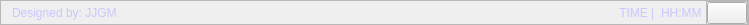
             <widget class="QFrame" name="frame_credits">
              <property name="minimumSize">
               <size>
                <width>0</width>
                <height>25</height>
               </size>
              </property>
              <property name="maximumSize">
               <size>
                <width>16777215</width>
                <height>25</height>
               </size>
              </property>
              <property name="frameShape">
               <enum>QFrame::StyledPanel</enum>
              </property>
              <property name="frameShadow">
               <enum>QFrame::Raised</enum>
              </property>
              <layout class="QHBoxLayout" name="horizontalLayout_9">
               <property name="spacing">
                <number>0</number>
               </property>
               <property name="topMargin">
                <number>0</number>
               </property>
               <property name="rightMargin">
                <number>0</number>
               </property>
               <property name="bottomMargin">
                <number>0</number>
               </property>
               <item>
                <widget class="QLabel" name="label_autor">
                 <property name="minimumSize">
                  <size>
                   <width>120</width>
                   <height>0</height>
                  </size>
                 </property>
                 <property name="styleSheet">
                  <string notr="true">color: rgb(200, 200, 255);</string>
                 </property>
                 <property name="text">
                  <string>Designed by: JJGM</string>
                 </property>
                </widget>
               </item>
               <item>
                <spacer name="horizontalSpacer_2">
                 <property name="orientation">
                  <enum>Qt::Horizontal</enum>
                 </property>
                 <property name="sizeHint" stdset="0">
                  <size>
                   <width>486</width>
                   <height>20</height>
                  </size>
                 </property>
                </spacer>
               </item>
               <item>
                <widget class="QLabel" name="label_time">
                 <property name="minimumSize">
                  <size>
                   <width>60</width>
                   <height>0</height>
                  </size>
                 </property>
                 <property name="styleSheet">
                  <string notr="true">color: rgb(200, 200, 255);</string>
                 </property>
                 <property name="text">
                  <string>TIME |  </string>
                 </property>
                 <property name="alignment">
                  <set>Qt::AlignRight|Qt::AlignTrailing|Qt::AlignVCenter</set>
                 </property>
                </widget>
               </item>
               <item>
                <widget class="QLabel" name="label_hora">
                 <property name="minimumSize">
                  <size>
                   <width>45</width>
                   <height>0</height>
                  </size>
                 </property>
                 <property name="styleSheet">
                  <string notr="true">color: rgb(200, 200, 255);</string>
                 </property>
                 <property name="text">
                  <string>HH:MM</string>
                 </property>
                </widget>
               </item>
               <item alignment="Qt::AlignRight|Qt::AlignBottom">
                <widget class="QFrame" name="frame_grip">
                 <property name="minimumSize">
                  <size>
                   <width>25</width>
                   <height>25</height>
                  </size>
                 </property>
                 <property name="maximumSize">
                  <size>
                   <width>25</width>
                   <height>25</height>
                  </size>
                 </property>
                 <property name="styleSheet">
                  <string notr="true"/>
                 </property>
                 <property name="frameShape">
                  <enum>QFrame::StyledPanel</enum>
                 </property>
                 <property name="frameShadow">
                  <enum>QFrame::Raised</enum>
                 </property>
                 <layout class="QHBoxLayout" name="horizontalLayout_10">
                  <property name="spacing">
                   <number>0</number>
                  </property>
                  <property name="sizeConstraint">
                   <enum>QLayout::SetFixedSize</enum>
                  </property>
                  <property name="leftMargin">
                   <number>0</number>
                  </property>
                  <property name="topMargin">
                   <number>0</number>
                  </property>
                  <property name="rightMargin">
                   <number>0</number>
                  </property>
                  <property name="bottomMargin">
                   <number>0</number>
                  </property>
                  <item>
                   <widget class="QPushButton" name="pushButton">
                    <property name="minimumSize">
                     <size>
                      <width>0</width>
                      <height>0</height>
                     </size>
                    </property>
                    <property name="maximumSize">
                     <size>
                      <width>16777215</width>
                      <height>16777215</height>
                     </size>
                    </property>
                    <property name="styleSheet">
                     <string notr="true"/>
                    </property>
                    <property name="text">
                     <string/>
                    </property>
                    <property name="icon">
                     <iconset>
                      <normaloff>icons_svg/cil-apps.svg</normaloff>icons_svg/cil-apps.svg</iconset>
                    </property>
                    <property name="iconSize">
                     <size>
                      <width>24</width>
                      <height>24</height>
                     </size>
                    </property>
                   </widget>
                  </item>
                 </layout>
                </widget>
               </item>
              </layout>
             </widget>
